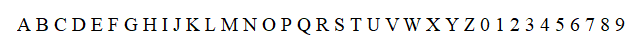
#> input picture 2/15.png, 641 x 56 px, given in place of A10.png, which was not available
$ python template_maker.py
#> lines starting #> are read from the running program, lines starting #| are printed output that depends on the picture; after the words box and inside, x2 and y2 are one past the last pixel; in counts of white or black regions, pixels touching at a corner belong together; pictures that were not available may be replaced by others from this repository, and a replacement may not be noted
### extract.py
import cv2
import numpy as np


def divide_into_letters(image):
    def cut_img(img):
        wrds = []
        cur_word = []
        for row in img:
            if 0 in row:
                cur_word.append(row)
            elif cur_word:
                wrds.append(np.array(cur_word))
                cur_word = []
        return wrds
    words = cut_img(image.T)  # Find words
    n_words = []
    max_w = 0
    max_h = 0
    for w in words:
        cur_im = cut_img(w.T)[0]  # Resize height
        max_w = cur_im.shape[0] if cur_im.shape[0] > max_w else max_w
        max_h = cur_im.shape[1] if cur_im.shape[1] > max_h else max_h
        n_words.append(cur_im)

    return n_words, max_w, max_h


def extract_letters(image):
    gray_image = cv2.cvtColor(image, cv2.COLOR_BGR2GRAY)
    (thresh, black_and_white_image) = cv2.threshold(gray_image, 128, 255, cv2.THRESH_BINARY | cv2.THRESH_OTSU)
    images_of_letters, max_width, max_height = divide_into_letters(black_and_white_image)
    return images_of_letters

### template_maker.py
import cv2
import extract
import printer as pr

_dir = "2/Templates/"
chars = [
        'A', 'B', 'C', 'D', 'E', 'F', 'G', 'H', 'I', 'J', 'K', 'L',
        'M', 'N', 'O', 'P', 'Q', 'R', 'S', 'T', 'U', 'V', 'W', 'X',
        'Y', 'Z', '0', '1', '2', '3', '4', '5', '6', '7', '8', '9'
]
errors = []
for _ in range(10, 44):
    for font in ["A", "T"]:
        im_name = "{}{}{}.png".format(_dir, font, _)
        image = cv2.imread(im_name)
#> image is the input picture: shape (56, 641, 3); mean B, G, R 243.3, 243.3, 243.3
        # pr.show_and_destroy(image)
        letters = extract.extract_letters(image)
#> in extract_letters, `gray_image = cv2.cvtColor(image, cv2.COLOR_BGR2GRAY)`:
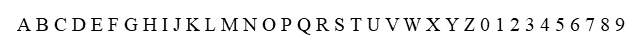
#> gray_image: shape (56, 641); min 0, max 255, mean 243.3
#> in extract_letters, `(thresh, black_and_white_image) = cv2.threshold(gray_image, 128, 255, ..`:
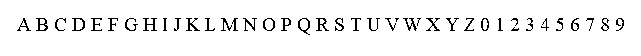
#> black_and_white_image: shape (56, 641); 95.1% white; black in thin lines or dots, all inside (x1, y1, x2, y2) = (17, 18, 624, 35)
#> in extract_letters, `(thresh, black_and_white_image) = cv2.threshold(gray_image, 128, 255, ..`: thresh = 146
#> after the loop in cut_img, `for row in img:`: cur_word = []; wrds = 36 items
#> the loop in divide_into_letters, `for w in words:` made 36 passes
#> (max_w, max_h) on passes 1 to 12: (13, 14), (13, 14), (13, 14), (13, 14), (13, 14), (13, 14), (13, 14), (13, 14), (13, 14), (13, 14), (13, 14), (13, 14)
#> in extract_letters, `images_of_letters, max_width, max_height = divide_into_letters(black_a..`: max_width = 17; max_height = 18
#> letters = 36 items
        if len(letters) == 36:
            for letter, char in zip(letters, chars):
                print("{}{}/{}{}.png".format("Templates/", char, font, _))
                cv2.imwrite("{}{}/{}{}.png".format("Templates/", char, font, _), letter)
#> this loop made 36 passes
#> char on passes 1 to 12: 'A', 'B', 'C', 'D', 'E', 'F', 'G', 'H', 'I', 'J', 'K', 'L'
#| Templates/A/A10.png
#| Templates/B/A10.png
#| Templates/C/A10.png
#| Templates/D/A10.png
#| Templates/E/A10.png
#| Templates/F/A10.png
#| Templates/G/A10.png
#| Templates/H/A10.png
#> (further printed lines are left out)
        else:
            errors.append(im_name)
#> pass 2 of the loop `for _ in range(10, 44):`:
#> im_name = '2/Templates/A11.png'
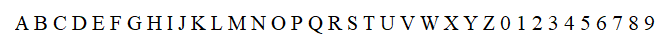
#> input picture 2/16.png, 663 x 54 px, given in place of A11.png, which was not available
#> image is the input picture: shape (54, 663, 3); mean B, G, R 241.7, 241.7, 241.8
#> in extract_letters (call 3), `gray_image = cv2.cvtColor(image, cv2.COLOR_BGR2GRAY)`:
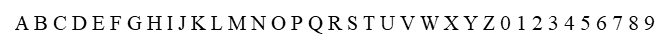
#> gray_image: shape (54, 663); min 0, max 255, mean 241.7
#> in extract_letters (call 3), `(thresh, black_and_white_image) = cv2.threshold(gray_image, 128, 255, ..`:
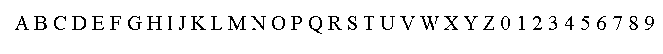
#> black_and_white_image: shape (54, 663); 94.5% white; black in thin lines or dots, all inside (x1, y1, x2, y2) = (15, 16, 654, 34)
#> (the run stopped early here; a loop or call above may not have finished)
